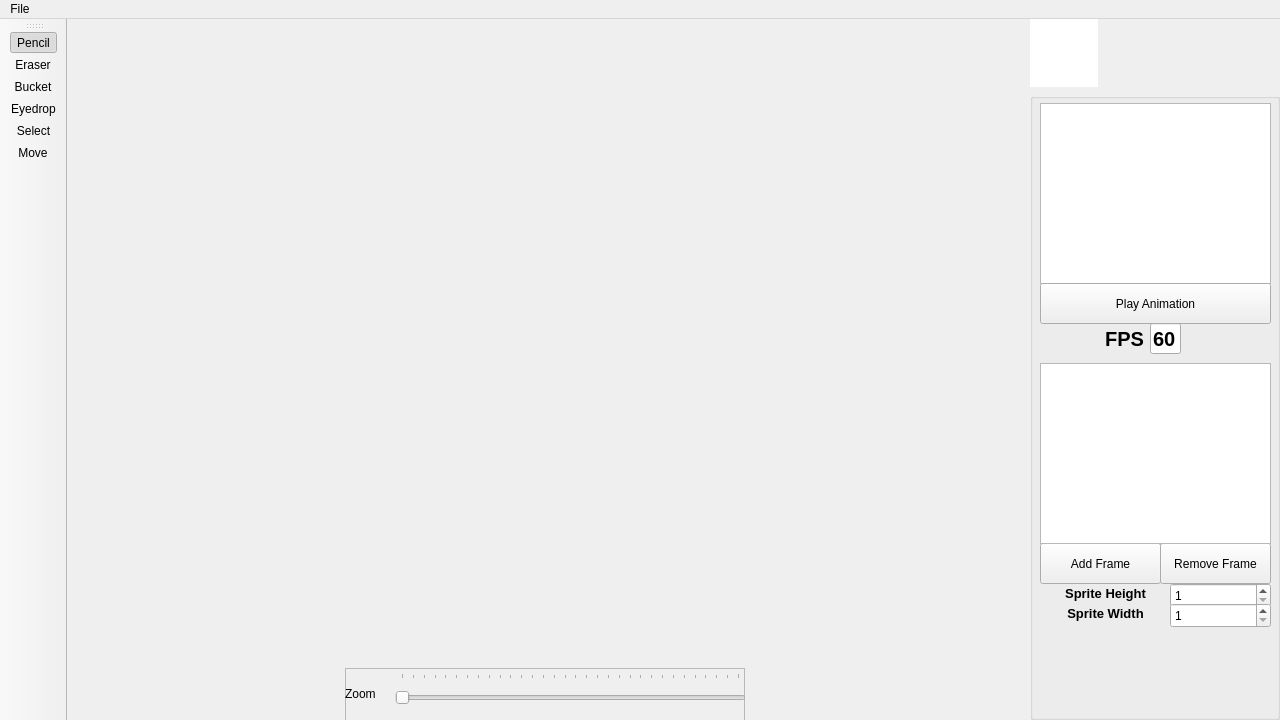
<?xml version="1.0" encoding="UTF-8"?>
<ui version="4.0">
 <class>View</class>
 <widget class="QMainWindow" name="View">
  <property name="geometry">
   <rect>
    <x>0</x>
    <y>0</y>
    <width>1280</width>
    <height>720</height>
   </rect>
  </property>
  <property name="mouseTracking">
   <bool>true</bool>
  </property>
  <property name="windowTitle">
   <string>Sprite Editor</string>
  </property>
  <property name="dockOptions">
   <set>QMainWindow::AllowTabbedDocks</set>
  </property>
  <widget class="QWidget" name="centralwidget">
   <property name="mouseTracking">
    <bool>true</bool>
   </property>
   <layout class="QHBoxLayout" name="horizontalLayout">
    <property name="spacing">
     <number>6</number>
    </property>
    <property name="leftMargin">
     <number>0</number>
    </property>
    <property name="topMargin">
     <number>0</number>
    </property>
    <property name="rightMargin">
     <number>0</number>
    </property>
    <property name="bottomMargin">
     <number>0</number>
    </property>
    <item>
     <layout class="QVBoxLayout" name="leftLayout">
      <item>
       <widget class="QLabel" name="canvasAnchor">
        <property name="sizePolicy">
         <sizepolicy hsizetype="Expanding" vsizetype="Expanding">
          <horstretch>0</horstretch>
          <verstretch>0</verstretch>
         </sizepolicy>
        </property>
        <property name="mouseTracking">
         <bool>true</bool>
        </property>
        <property name="styleSheet">
         <string notr="true"/>
        </property>
        <property name="text">
         <string/>
        </property>
        <property name="scaledContents">
         <bool>false</bool>
        </property>
        <property name="alignment">
         <set>Qt::AlignCenter</set>
        </property>
       </widget>
      </item>
      <item>
       <layout class="QHBoxLayout" name="zoomLayout">
        <property name="spacing">
         <number>6</number>
        </property>
        <property name="bottomMargin">
         <number>0</number>
        </property>
        <item>
         <widget class="QFrame" name="zoomFrame">
          <property name="sizePolicy">
           <sizepolicy hsizetype="Expanding" vsizetype="Fixed">
            <horstretch>0</horstretch>
            <verstretch>0</verstretch>
           </sizepolicy>
          </property>
          <property name="minimumSize">
           <size>
            <width>0</width>
            <height>53</height>
           </size>
          </property>
          <property name="maximumSize">
           <size>
            <width>400</width>
            <height>50</height>
           </size>
          </property>
          <property name="autoFillBackground">
           <bool>true</bool>
          </property>
          <property name="frameShape">
           <enum>QFrame::StyledPanel</enum>
          </property>
          <property name="frameShadow">
           <enum>QFrame::Raised</enum>
          </property>
          <property name="lineWidth">
           <number>1</number>
          </property>
          <widget class="QSlider" name="zoomSlider">
           <property name="geometry">
            <rect>
             <x>50</x>
             <y>5</y>
             <width>351</width>
             <height>41</height>
            </rect>
           </property>
           <property name="minimum">
            <number>1</number>
           </property>
           <property name="maximum">
            <number>32</number>
           </property>
           <property name="pageStep">
            <number>1</number>
           </property>
           <property name="value">
            <number>1</number>
           </property>
           <property name="orientation">
            <enum>Qt::Horizontal</enum>
           </property>
           <property name="invertedAppearance">
            <bool>false</bool>
           </property>
           <property name="tickPosition">
            <enum>QSlider::TicksAbove</enum>
           </property>
           <property name="tickInterval">
            <number>1</number>
           </property>
          </widget>
          <widget class="QLabel" name="zoomLabel">
           <property name="geometry">
            <rect>
             <x>0</x>
             <y>0</y>
             <width>51</width>
             <height>51</height>
            </rect>
           </property>
           <property name="text">
            <string>Zoom</string>
           </property>
          </widget>
         </widget>
        </item>
       </layout>
      </item>
     </layout>
    </item>
    <item>
     <layout class="QVBoxLayout" name="rightLayout">
      <property name="spacing">
       <number>6</number>
      </property>
      <property name="topMargin">
       <number>0</number>
      </property>
      <item>
       <widget class="QTableWidget" name="paletteTable">
        <property name="sizePolicy">
         <sizepolicy hsizetype="Fixed" vsizetype="Fixed">
          <horstretch>0</horstretch>
          <verstretch>0</verstretch>
         </sizepolicy>
        </property>
        <property name="minimumSize">
         <size>
          <width>0</width>
          <height>0</height>
         </size>
        </property>
        <property name="autoFillBackground">
         <bool>true</bool>
        </property>
        <property name="frameShape">
         <enum>QFrame::NoFrame</enum>
        </property>
        <property name="frameShadow">
         <enum>QFrame::Plain</enum>
        </property>
        <property name="lineWidth">
         <number>0</number>
        </property>
        <property name="midLineWidth">
         <number>0</number>
        </property>
        <property name="verticalScrollBarPolicy">
         <enum>Qt::ScrollBarAlwaysOff</enum>
        </property>
        <property name="horizontalScrollBarPolicy">
         <enum>Qt::ScrollBarAlwaysOff</enum>
        </property>
        <property name="sizeAdjustPolicy">
         <enum>QAbstractScrollArea::AdjustToContents</enum>
        </property>
        <property name="selectionMode">
         <enum>QAbstractItemView::NoSelection</enum>
        </property>
        <property name="showGrid">
         <bool>false</bool>
        </property>
        <property name="gridStyle">
         <enum>Qt::SolidLine</enum>
        </property>
        <property name="rowCount">
         <number>0</number>
        </property>
        <property name="columnCount">
         <number>0</number>
        </property>
        <attribute name="horizontalHeaderVisible">
         <bool>false</bool>
        </attribute>
        <attribute name="horizontalHeaderMinimumSectionSize">
         <number>40</number>
        </attribute>
        <attribute name="horizontalHeaderDefaultSectionSize">
         <number>40</number>
        </attribute>
        <attribute name="horizontalHeaderHighlightSections">
         <bool>true</bool>
        </attribute>
        <attribute name="verticalHeaderVisible">
         <bool>false</bool>
        </attribute>
        <attribute name="verticalHeaderMinimumSectionSize">
         <number>40</number>
        </attribute>
        <attribute name="verticalHeaderDefaultSectionSize">
         <number>40</number>
        </attribute>
        <attribute name="verticalHeaderHighlightSections">
         <bool>true</bool>
        </attribute>
       </widget>
      </item>
      <item>
       <widget class="QGroupBox" name="groupBox">
        <property name="sizePolicy">
         <sizepolicy hsizetype="Ignored" vsizetype="Minimum">
          <horstretch>0</horstretch>
          <verstretch>0</verstretch>
         </sizepolicy>
        </property>
        <property name="minimumSize">
         <size>
          <width>250</width>
          <height>0</height>
         </size>
        </property>
        <property name="title">
         <string/>
        </property>
        <property name="alignment">
         <set>Qt::AlignCenter</set>
        </property>
        <widget class="QPushButton" name="removeFrameButton">
         <property name="geometry">
          <rect>
           <x>130</x>
           <y>450</y>
           <width>111</width>
           <height>41</height>
          </rect>
         </property>
         <property name="sizePolicy">
          <sizepolicy hsizetype="Maximum" vsizetype="Maximum">
           <horstretch>0</horstretch>
           <verstretch>0</verstretch>
          </sizepolicy>
         </property>
         <property name="layoutDirection">
          <enum>Qt::RightToLeft</enum>
         </property>
         <property name="text">
          <string>Remove Frame</string>
         </property>
        </widget>
        <widget class="QPushButton" name="addFrameButton">
         <property name="geometry">
          <rect>
           <x>10</x>
           <y>450</y>
           <width>121</width>
           <height>41</height>
          </rect>
         </property>
         <property name="text">
          <string>Add Frame</string>
         </property>
        </widget>
        <widget class="QListWidget" name="frameslist">
         <property name="geometry">
          <rect>
           <x>10</x>
           <y>270</y>
           <width>231</width>
           <height>181</height>
          </rect>
         </property>
         <property name="sizePolicy">
          <sizepolicy hsizetype="Fixed" vsizetype="Fixed">
           <horstretch>0</horstretch>
           <verstretch>0</verstretch>
          </sizepolicy>
         </property>
        </widget>
        <widget class="QGraphicsView" name="preview">
         <property name="geometry">
          <rect>
           <x>10</x>
           <y>10</y>
           <width>231</width>
           <height>181</height>
          </rect>
         </property>
        </widget>
        <widget class="QPushButton" name="playButton">
         <property name="geometry">
          <rect>
           <x>10</x>
           <y>190</y>
           <width>231</width>
           <height>41</height>
          </rect>
         </property>
         <property name="text">
          <string>Play Animation</string>
         </property>
        </widget>
        <widget class="QLabel" name="label">
         <property name="geometry">
          <rect>
           <x>70</x>
           <y>235</y>
           <width>49</width>
           <height>21</height>
          </rect>
         </property>
         <property name="font">
          <font>
           <pointsize>15</pointsize>
           <bold>true</bold>
          </font>
         </property>
         <property name="text">
          <string>FPS</string>
         </property>
         <property name="alignment">
          <set>Qt::AlignCenter</set>
         </property>
        </widget>
        <widget class="QLineEdit" name="fps">
         <property name="geometry">
          <rect>
           <x>120</x>
           <y>230</y>
           <width>31</width>
           <height>31</height>
          </rect>
         </property>
         <property name="font">
          <font>
           <pointsize>15</pointsize>
           <bold>true</bold>
          </font>
         </property>
         <property name="text">
          <string>60</string>
         </property>
        </widget>
        <widget class="QSpinBox" name="spriteHeight">
         <property name="geometry">
          <rect>
           <x>140</x>
           <y>490</y>
           <width>101</width>
           <height>25</height>
          </rect>
         </property>
         <property name="minimum">
          <number>1</number>
         </property>
         <property name="maximum">
          <number>10000</number>
         </property>
         <property name="singleStep">
          <number>50</number>
         </property>
        </widget>
        <widget class="QSpinBox" name="spriteWidth">
         <property name="geometry">
          <rect>
           <x>140</x>
           <y>510</y>
           <width>101</width>
           <height>25</height>
          </rect>
         </property>
         <property name="minimum">
          <number>1</number>
         </property>
         <property name="maximum">
          <number>10000</number>
         </property>
         <property name="singleStep">
          <number>50</number>
         </property>
        </widget>
        <widget class="QLabel" name="label_2">
         <property name="geometry">
          <rect>
           <x>10</x>
           <y>490</y>
           <width>131</width>
           <height>21</height>
          </rect>
         </property>
         <property name="font">
          <font>
           <pointsize>10</pointsize>
           <bold>true</bold>
          </font>
         </property>
         <property name="text">
          <string>Sprite Height</string>
         </property>
         <property name="alignment">
          <set>Qt::AlignCenter</set>
         </property>
        </widget>
        <widget class="QLabel" name="label_3">
         <property name="geometry">
          <rect>
           <x>10</x>
           <y>510</y>
           <width>131</width>
           <height>21</height>
          </rect>
         </property>
         <property name="font">
          <font>
           <pointsize>10</pointsize>
           <bold>true</bold>
          </font>
         </property>
         <property name="text">
          <string>Sprite Width</string>
         </property>
         <property name="alignment">
          <set>Qt::AlignCenter</set>
         </property>
        </widget>
       </widget>
      </item>
     </layout>
    </item>
   </layout>
  </widget>
  <widget class="QMenuBar" name="menubar">
   <property name="geometry">
    <rect>
     <x>0</x>
     <y>0</y>
     <width>1280</width>
     <height>21</height>
    </rect>
   </property>
   <property name="mouseTracking">
    <bool>false</bool>
   </property>
   <widget class="QMenu" name="menuFile">
    <property name="title">
     <string>File</string>
    </property>
    <addaction name="actionNew"/>
    <addaction name="actionOpen"/>
    <addaction name="actionSave"/>
    <addaction name="actionSaveAs"/>
   </widget>
   <addaction name="menuFile"/>
  </widget>
  <widget class="QToolBar" name="toolbar">
   <property name="mouseTracking">
    <bool>false</bool>
   </property>
   <property name="contextMenuPolicy">
    <enum>Qt::PreventContextMenu</enum>
   </property>
   <property name="windowTitle">
    <string>toolBar</string>
   </property>
   <property name="autoFillBackground">
    <bool>true</bool>
   </property>
   <property name="movable">
    <bool>true</bool>
   </property>
   <property name="allowedAreas">
    <set>Qt::AllToolBarAreas</set>
   </property>
   <property name="orientation">
    <enum>Qt::Vertical</enum>
   </property>
   <property name="iconSize">
    <size>
     <width>40</width>
     <height>40</height>
    </size>
   </property>
   <property name="floatable">
    <bool>true</bool>
   </property>
   <attribute name="toolBarArea">
    <enum>LeftToolBarArea</enum>
   </attribute>
   <attribute name="toolBarBreak">
    <bool>false</bool>
   </attribute>
   <addaction name="actionPencil"/>
   <addaction name="actionEraser"/>
   <addaction name="actionBucket"/>
   <addaction name="actionEyedrop"/>
   <addaction name="actionSelect"/>
   <addaction name="actionMove"/>
  </widget>
  <action name="actionNew">
   <property name="text">
    <string>New</string>
   </property>
  </action>
  <action name="actionOpen">
   <property name="text">
    <string>Open...</string>
   </property>
  </action>
  <action name="actionPencil">
   <property name="checkable">
    <bool>true</bool>
   </property>
   <property name="checked">
    <bool>true</bool>
   </property>
   <property name="icon">
    <iconset resource="res.qrc">
     <normaloff>:/res/pencil.png</normaloff>:/res/pencil.png</iconset>
   </property>
   <property name="text">
    <string>Pencil</string>
   </property>
  </action>
  <action name="actionEraser">
   <property name="checkable">
    <bool>true</bool>
   </property>
   <property name="icon">
    <iconset resource="res.qrc">
     <normaloff>:/res/eraser.png</normaloff>:/res/eraser.png</iconset>
   </property>
   <property name="text">
    <string>Eraser</string>
   </property>
  </action>
  <action name="actionBucket">
   <property name="checkable">
    <bool>true</bool>
   </property>
   <property name="icon">
    <iconset resource="res.qrc">
     <normaloff>:/res/bucket.png</normaloff>:/res/bucket.png</iconset>
   </property>
   <property name="text">
    <string>Bucket</string>
   </property>
  </action>
  <action name="actionEyedrop">
   <property name="checkable">
    <bool>true</bool>
   </property>
   <property name="icon">
    <iconset resource="res.qrc">
     <normaloff>:/res/dropper.png</normaloff>:/res/dropper.png</iconset>
   </property>
   <property name="text">
    <string>Eyedrop</string>
   </property>
  </action>
  <action name="actionSelect">
   <property name="checkable">
    <bool>true</bool>
   </property>
   <property name="icon">
    <iconset resource="res.qrc">
     <normaloff>:/res/selection.png</normaloff>:/res/selection.png</iconset>
   </property>
   <property name="text">
    <string>Select</string>
   </property>
  </action>
  <action name="actionMove">
   <property name="checkable">
    <bool>true</bool>
   </property>
   <property name="icon">
    <iconset>
     <normalon>:/res/move.png</normalon>
    </iconset>
   </property>
   <property name="text">
    <string>Move</string>
   </property>
  </action>
  <action name="actionSaveAs">
   <property name="text">
    <string>Save As</string>
   </property>
  </action>
  <action name="actionSave">
   <property name="text">
    <string>Save</string>
   </property>
  </action>
 </widget>
 <resources>
  <include location="res.qrc"/>
 </resources>
 <connections/>
</ui>
